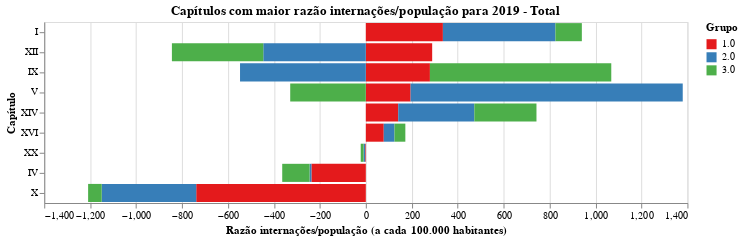

The notebook cell this image was saved under:
### Code cell
chart = plot_grafico_dif(df_19, df_r,
                         'taxa_nova_total', 
                         "Capítulos com maior razão internações/população para 2019 - Total",
                        "Razão internações/população (a cada 100.000 habitantes)")

#chart.save('tx_bruta_t.svg')
chart

### Figure 1 — Vega-Lite specification as saved in the notebook (floating-point values rounded to 4 significant figures)
{"config": {"view": {"continuousWidth": 400, "continuousHeight": 300}, "range": {"category": {"scheme": "set1"}}}, "data": {"name": "data-31393d2a07739ebb9c688b9f9b1c5a9b"}, "mark": "bar", "encoding": {"color": {"type": "nominal", "field": "grupo", "title": "Grupo"}, "order": {"type": "nominal", "field": "grupo", "sort": "ascending"}, "tooltip": {"type": "quantitative", "field": "taxa"}, "x": {"type": "quantitative", "field": "taxa", "title": "Razão internações/população (a cada 100.000 habitantes)"}, "y": {"type": "nominal", "field": "capitulo", "sort": null, "title": "Capítulo"}}, "title": "Capítulos com maior razão internações/população para 2019 - Total", "width": 640, "$schema": "https://vega.github.io/schema/vega-lite/v4.8.1.json", "datasets": {"data-31393d2a07739ebb9c688b9f9b1c5a9b": [{"capitulo": "I", "grupo": "1.0", "taxa": 335.6}, {"capitulo": "I", "grupo": "2.0", "taxa": 489.8}, {"capitulo": "I", "grupo": "3.0", "taxa": 115.1}, {"capitulo": "XII", "grupo": "1.0", "taxa": 288.8}, {"capitulo": "XII", "grupo": "2.0", "taxa": -446.3}, {"capitulo": "XII", "grupo": "3.0", "taxa": -397.8}, {"capitulo": "IX", "grupo": "1.0", "taxa": 279.0}, {"capitulo": "IX", "grupo": "2.0", "taxa": -547.6}, {"capitulo": "IX", "grupo": "3.0", "taxa": 789.5}, {"capitulo": "V", "grupo": "1.0", "taxa": 195.0}, {"capitulo": "V", "grupo": "2.0", "taxa": 1185.0}, {"capitulo": "V", "grupo": "3.0", "taxa": -329.1}, {"capitulo": "XIV", "grupo": "1.0", "taxa": 141.0}, {"capitulo": "XIV", "grupo": "2.0", "taxa": 331.3}, {"capitulo": "XIV", "grupo": "3.0", "taxa": 270.5}, {"capitulo": "XVI", "grupo": "1.0", "taxa": 78.07}, {"capitulo": "XVI", "grupo": "2.0", "taxa": 46.65}, {"capitulo": "XVI", "grupo": "3.0", "taxa": 47.36}, {"capitulo": "XX", "grupo": "1.0", "taxa": -2.844}, {"capitulo": "XX", "grupo": "2.0", "taxa": -7.008}, {"capitulo": "XX", "grupo": "3.0", "taxa": -12.36}, {"capitulo": "IV", "grupo": "1.0", "taxa": -236.9}, {"capitulo": "IV", "grupo": "2.0", "taxa": -7.939}, {"capitulo": "IV", "grupo": "3.0", "taxa": -119.1}, {"capitulo": "X", "grupo": "1.0", "taxa": -738.3}, {"capitulo": "X", "grupo": "2.0", "taxa": -411.5}, {"capitulo": "X", "grupo": "3.0", "taxa": -59.14}]}}
